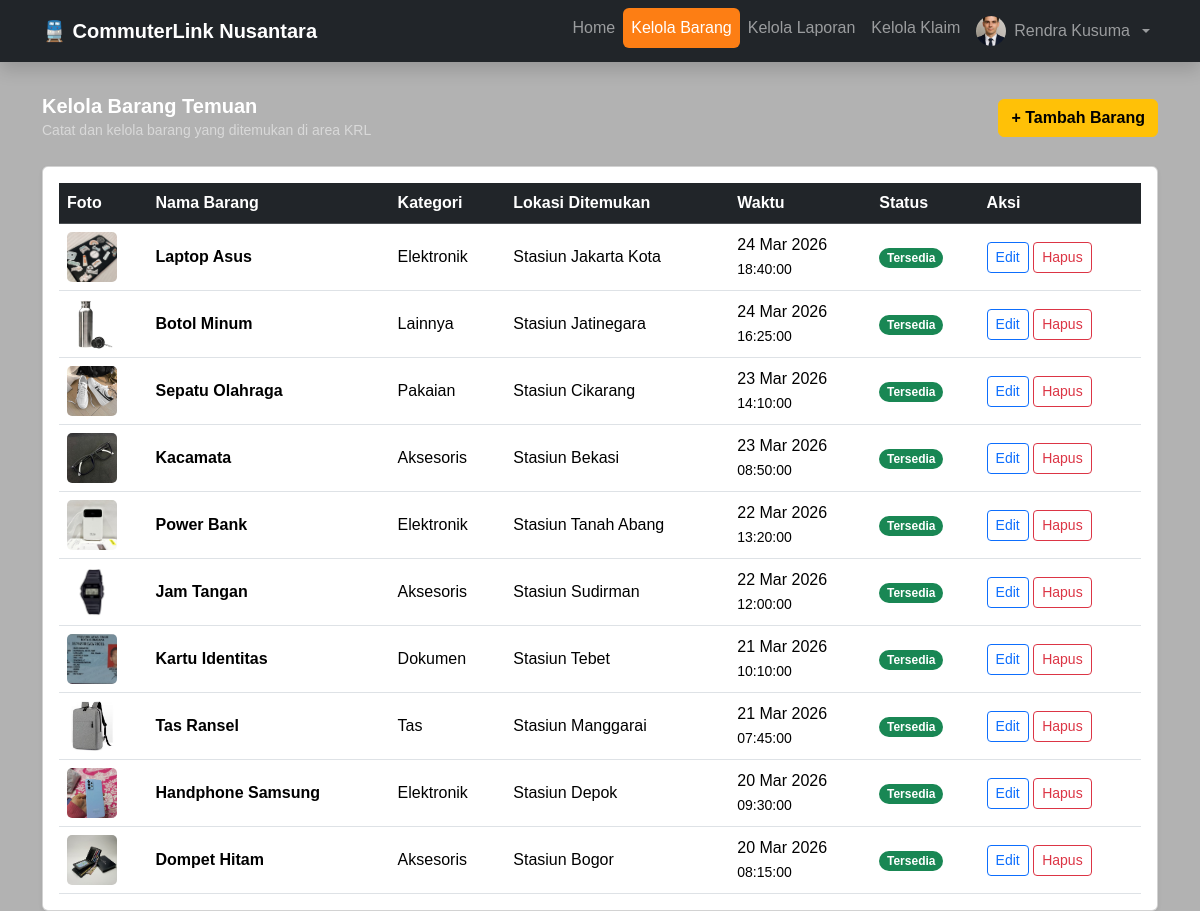
Page /commuter/kelola_barang.php (signed in) on the committed database.
### tables this page shows
CREATE TABLE `barang_temuan` (
  `id_barang_temuan` INT(11) NOT NULL AUTO_INCREMENT,
  `id_petugas` INT(11) NOT NULL,
  `nama_barang` VARCHAR(100) NOT NULL,
  `kategori` VARCHAR(50) NOT NULL,
  `deskripsi` TEXT NOT NULL,
  `tanggal_ditemukan` DATE NOT NULL,
  `waktu_ditemukan` TIME NOT NULL,
  `lokasi_ditemukan` VARCHAR(100) NOT NULL,
  `image` TEXT NOT NULL,
  `status` ENUM('Tersedia','Sedang Diklaim','Sudah Dikembalikan') NOT NULL DEFAULT 'Tersedia',
  PRIMARY KEY (`id_barang_temuan`),
  KEY `id_petugas` (`id_petugas`),
  CONSTRAINT `barang_temuan_ibfk_1` 
    FOREIGN KEY (`id_petugas`) REFERENCES `petugas` (`id_petugas`) ON DELETE CASCADE
);

### commuter/kelola_barang.php (the view, shortened to what this page needs)
<?php
include 'connection.php';
$nama = $_SESSION['nama_petugas'] ?? 'Petugas';
$image = $_SESSION['image_petugas'] ?? '';
$q_barang = mysqli_query($con, "SELECT bt.*, p.nama_petugas FROM barang_temuan bt JOIN petugas p ON bt.id_petugas = p.id_petugas ORDER BY bt.id_barang_temuan DESC");
?>
<!DOCTYPE html>
<html lang="id">
<head>
    <link rel="stylesheet" href="bootstrap/css/bootstrap.min.css">
</head>
<body>
    <nav class="navbar navbar-expand-lg navbar-dark bg-dark fixed-top shadow">
        <div class="container">
            <a class="navbar-brand fw-bold" href="petugas.php">🚆 CommuterLink Nusantara</a>
            <div class="collapse navbar-collapse" id="navbarNav">
                <ul class="navbar-nav ms-auto nav-pills">
                    <li class="nav-item"><a class="nav-link" href="petugas.php">Home</a></li>
                    <li class="nav-item"><a class="nav-link active" href="kelola_barang.php">Kelola Barang</a></li>
                    <li class="nav-item"><a class="nav-link" href="kelola_laporan.php">Kelola Laporan</a></li>
                    <li class="nav-item"><a class="nav-link" href="kelola_klaim.php">Kelola Klaim</a></li>
                    <li class="nav-item dropdown">
                        <a class="nav-link dropdown-toggle d-flex align-items-center gap-2" href="#" role="button" data-bs-toggle="dropdown">
                            <img src="<?= $image ? 'image/' . $image : 'icon/user.ico' ?>"
                            alt="Profile"
                            class="profile-img rounded-circle"
                            onerror="this.src='icon/user.ico'"> <?= $nama ?>
                        </a>
                    </li>
                </ul>
            </div>
        </div>
    </nav>
    <div class="container py-4">
        <div class="d-flex justify-content-between align-items-center mb-4">
            <div>
                <h5 class="fw-bold mb-0 text-white">Kelola Barang Temuan</h5>
                <small class="text-white-50">Catat dan kelola barang yang ditemukan di area KRL</small>
            </div>
            <button class="btn btn-warning fw-semibold" data-bs-toggle="modal" data-bs-target="#modalTambah">+ Tambah Barang</button>
        </div>
        <div class="card shadow-sm">
            <div class="card-body">
                <div class="table-responsive">
                    <table class="table table-hover align-middle mb-0">
                        <thead class="table-dark">
                            <tr>
                                <th>Foto</th>
                                <th>Nama Barang</th>
                                <th>Kategori</th>
                                <th>Lokasi Ditemukan</th>
                                <th>Waktu</th>
                                <th>Status</th>
                                <th>Aksi</th>
                            </tr>
                        </thead>
                        <tbody>
                        <?php while ($row = mysqli_fetch_assoc($q_barang)): ?>
                            <tr>
                                <td><img src="image/<?= $row['image'] ?>" width="50" height="50" style="object-fit:cover; border-radius:5px;" onerror="this.src='image/default.jpg'"></td>
                                <td class="fw-semibold"><?= $row['nama_barang'] ?></td>
                                <td><?= $row['kategori'] ?></td>
                                <td><?= $row['lokasi_ditemukan'] ?></td>
                                <td><?= date('d M Y', strtotime($row['tanggal_ditemukan'])) ?> <br> <small><?= $row['waktu_ditemukan'] ?></small></td>
                                <td>
                                    <?php
                                        $bg = $row['status'] == 'Tersedia' ? 'bg-success' : ($row['status'] == 'Sedang Diklaim' ? 'bg-warning text-dark' : 'bg-secondary');
                                    ?>
                                    <span class="badge <?= $bg ?> rounded-pill"><?= $row['status'] ?></span>
                                </td>
                                <td>
                                    <button class="btn btn-sm btn-outline-primary" data-bs-toggle="modal" data-bs-target="#modalEdit"
                                        data-id="<?= $row['id_barang_temuan'] ?>" data-nama="<?= $row['nama_barang'] ?>" data-kategori="<?= $row['kategori'] ?>"
                                        data-deskripsi="<?= $row['deskripsi'] ?>" data-tanggal="<?= $row['tanggal_ditemukan'] ?>" data-waktu="<?= $row['waktu_ditemukan'] ?>"
                                        data-lokasi="<?= $row['lokasi_ditemukan'] ?>" data-status="<?= $row['status'] ?>">
                                        Edit
                                    </button>
                                    <a href="hapus_barang.php?id=<?= $row['id_barang_temuan'] ?>" class="btn btn-sm btn-outline-danger" onclick="return confirm('Yakin hapus barang ini?')">Hapus</a>
                                </td>
                            </tr>
                        <?php endwhile; ?>
                        </tbody>
                    </table>
                </div>
            </div>
        </div>
    </div>
</body>
</html>

### commuter/kelola_barang.php (style rules this page uses)
body { margin:0; font-family:Arial; background:#f2f3f7; height:100vh; display:flex; justify-content:center; background: url('https://i.pinimg.com/736x/9a/96/e1/9a96e1786ad3b6884d150a151c43e906.jpg'); background-size: cover; background-position: center; background-repeat: no-repeat; padding-top:70px; }
body::before { content:""; position:fixed; top:0; left:0; width:100%; height:100%; background: url('https://i.pinimg.com/736x/9a/96/e1/9a96e1786ad3b6884d150a151c43e906.jpg') no-repeat center; background-size:cover; filter: blur(8px); transform: scale(1.05); z-index:-2; }
body::after { content:""; position:fixed; top:0; left:0; width:100%; height:100%; background: rgba(0,0,0,0.3); z-index:-1; }
.nav-pills .nav-link.active { background-color: #fd7e14 !important; }
.profile-img { width: 30px; height: 30px; object-fit: cover; }

### rows in the picture
barang_temuan: image (picture), nama_barang "Laptop Asus", kategori "Elektronik", lokasi_ditemukan "Stasiun Jakarta Kota", tanggal_ditemukan "24 Mar 2026", waktu_ditemukan "18:40:00", status "Tersedia"
barang_temuan: image (picture), nama_barang "Botol Minum", kategori "Lainnya", lokasi_ditemukan "Stasiun Jatinegara", tanggal_ditemukan "24 Mar 2026", waktu_ditemukan "16:25:00", status "Tersedia"
barang_temuan: image (picture), nama_barang "Sepatu Olahraga", kategori "Pakaian", lokasi_ditemukan "Stasiun Cikarang", tanggal_ditemukan "23 Mar 2026", waktu_ditemukan "14:10:00", status "Tersedia"
barang_temuan: image (picture), nama_barang "Kacamata", kategori "Aksesoris", lokasi_ditemukan "Stasiun Bekasi", tanggal_ditemukan "23 Mar 2026", waktu_ditemukan "08:50:00", status "Tersedia"
barang_temuan: image (picture), nama_barang "Power Bank", kategori "Elektronik", lokasi_ditemukan "Stasiun Tanah Abang", tanggal_ditemukan "22 Mar 2026", waktu_ditemukan "13:20:00", status "Tersedia"
barang_temuan: image (picture), nama_barang "Jam Tangan", kategori "Aksesoris", lokasi_ditemukan "Stasiun Sudirman", tanggal_ditemukan "22 Mar 2026", waktu_ditemukan "12:00:00", status "Tersedia"
barang_temuan: image (picture), nama_barang "Kartu Identitas", kategori "Dokumen", lokasi_ditemukan "Stasiun Tebet", tanggal_ditemukan "21 Mar 2026", waktu_ditemukan "10:10:00", status "Tersedia"
barang_temuan: image (picture), nama_barang "Tas Ransel", kategori "Tas", lokasi_ditemukan "Stasiun Manggarai", tanggal_ditemukan "21 Mar 2026", waktu_ditemukan "07:45:00", status "Tersedia"
barang_temuan: image (picture), nama_barang "Handphone Samsung", kategori "Elektronik", lokasi_ditemukan "Stasiun Depok", tanggal_ditemukan "20 Mar 2026", waktu_ditemukan "09:30:00", status "Tersedia"
barang_temuan: image (picture), nama_barang "Dompet Hitam", kategori "Aksesoris", lokasi_ditemukan "Stasiun Bogor", tanggal_ditemukan "20 Mar 2026", waktu_ditemukan "08:15:00", status "Tersedia"

### other values in the picture
$nama "Rendra Kusuma"
